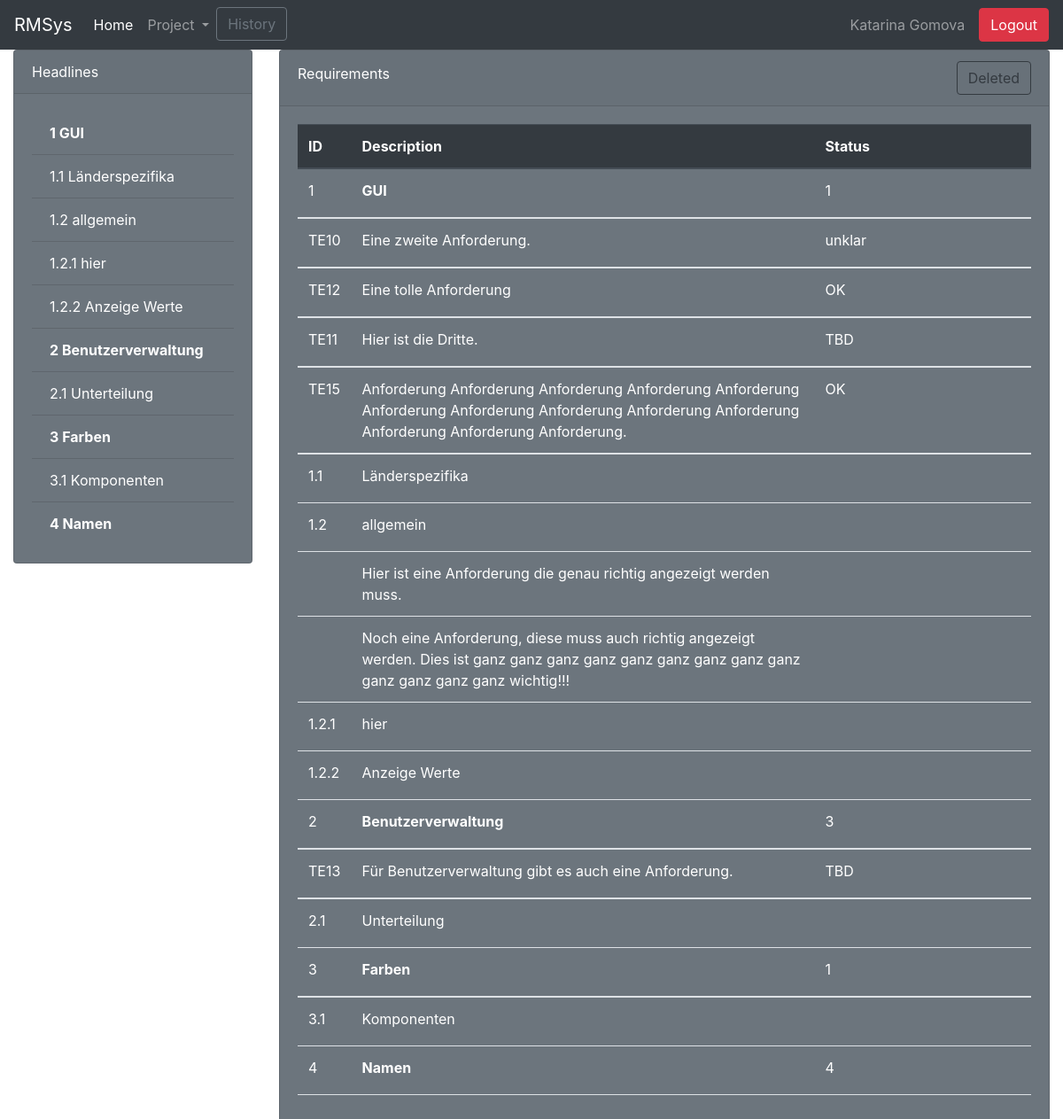
/ (signed in), run on the app's committed database.
### tables this page shows
CREATE TABLE `requirements` (
  `requirementsId` int(11) NOT NULL AUTO_INCREMENT,
  `numericalOrder` int(11) NOT NULL,
  `parentId` int(11) NOT NULL,
  `description` text NOT NULL,
  `comments` text,
  `creationDateTime` timestamp NOT NULL DEFAULT CURRENT_TIMESTAMP,
  `requirementsStatusId` int(11) DEFAULT NULL,
  `progress` int(11) DEFAULT NULL,
  `userId` int(11) DEFAULT NULL,
  `projectId` int(11) DEFAULT NULL,
  `requirementsTypId` int(11) DEFAULT NULL,
  `deleted` int(1) DEFAULT NULL,
  PRIMARY KEY (`requirementsId`),
  KEY `requirementsStatusId` (`requirementsStatusId`),
  KEY `userId` (`userId`),
  KEY `projectId` (`projectId`),
  KEY `requirementsTypId` (`requirementsTypId`),
  CONSTRAINT `requirements_ibfk_1` FOREIGN KEY (`requirementsStatusId`) REFERENCES `requirementsstatus` (`requirementsstatusid`),
  CONSTRAINT `requirements_ibfk_3` FOREIGN KEY (`userId`) REFERENCES `usermanagement` (`userid`),
  CONSTRAINT `requirements_ibfk_4` FOREIGN KEY (`projectId`) REFERENCES `project` (`projectid`),
  CONSTRAINT `requirements_ibfk_5` FOREIGN KEY (`requirementsTypId`) REFERENCES `requirementstyp` (`requirementstypid`)
);

CREATE TABLE `requirementsstatus` (
  `requirementsStatusId` int(11) NOT NULL AUTO_INCREMENT,
  `requirementsStatusName` varchar(20) DEFAULT NULL,
  PRIMARY KEY (`requirementsStatusId`)
);

### dbfunctions.php (the view, shortened to what this page needs)
<?php
    function headlineList() {
        global $conn;
        global $projectId;
        echo "<div class='list-group list-group-flush headline-list'>";
        $results = $conn->query("SELECT *
                                FROM requirements
                                Where projectId = {$projectId}
                                AND parentId = 0
                                AND requirementsTypId = 1
                                ORDER BY numericalOrder;");
        if ($results->num_rows) {
            foreach ($results as $result) {
                echo "<button type='button' class='list-group-item list-group-item-action'><b>".
                        $result['numericalOrder']."  ".$result['description'].
                    "</b></button>";
                $child_result = $conn->query("SELECT *
                                                FROM requirements
                                                WHERE projectId = {$projectId}
                                                AND parentId = {$result['requirementsId']}
                                                AND requirementsTypId = 1
                                                ORDER BY numericalOrder;");
                foreach ($child_result as $child) {
                    echo "<button type='button' class='list-group-item list-group-item-action'>".
                                $result['numericalOrder'].".".$child['numericalOrder']."  ".$child['description'].
                        "</button>";
                    $child_child_result = $conn->query("SELECT *
                                                        FROM requirements
                                                        WHERE projectId = {$projectId}
                                                        AND parentId = {$child['requirementsId']}
                                                        AND requirementsTypId = 1
                                                        ORDER BY numericalOrder;");
                    foreach ($child_child_result as $child_child) {
                        echo "<button type='button' class='list-group-item list-group-item-action'>".
                                $result['numericalOrder'].".".$child['numericalOrder'].".".$child_child['numericalOrder']."  ".$child_child['description'].
                            "</button>";
                    }
                }
            }
        } else {
            echo "No entries";
        }
        echo "</div>";
    }
    function hiddenRow($dbDaten, $prefix) {
    echo "<tr>
            <td colspan='6' class='hiddenRow noHover'>
                <div id='{$prefix}{$dbDaten['requirementsId']}' class='collapse'>";
                    echo "
                        <div class='card text-white bg-secondary border-dark'>
                            <div class='card-body'>
                                <div>
                                    <label for=''>Progress</label>
                                    <div class='progress'>
                                        <div class='progress-bar' role='progressbar' style='width: 25%;' aria-valuenow='25' aria-valuemin='0' aria-valuemax='100'>25%</div>
                                    </div>
                                </div>
                                <div>
                                    <label for='disabledTextarea'>Comment</label>
                                    <textarea disabled class='form-control' id='disabledTextarea' rows='2'>{$dbDaten['comments']}</textarea>
                                </div>
                            </div>
                        </div>
                </div>
            </td>
        </tr>";
        return;
    }
    function getRequirements() {
        global $conn;
        global $projectId;
        $results = $conn->query("SELECT *
                                FROM requirements
                                WHERE projectId = {$projectId}
                                AND parentId = 0
                                AND requirementsTypId = 1
                                ORDER BY numericalOrder;");
        if ($results->num_rows) {
            foreach ($results as $result) {
                echo "<tr data-toggle='collapse' data-target='#{$_SESSION['prefix']}{$result['requirementsId']}'>
                        <td>".$result['numericalOrder']."</td>
                        <td><b>".$result['description']."</b></td>
                        <td>".$result['requirementsStatusId']."</td>
                        <td></td>
                        <td>";
                echo    "</td>
                        <td></td>
                    </tr>";
                    hiddenRow($result, $_SESSION['prefix']);
                $firstResReq = $conn->query("SELECT *
                                                FROM requirements
                                                LEFT JOIN requirementsstatus AS stat
                                                ON (requirements.requirementsStatusId = stat.requirementsStatusId)
                                                WHERE projectId = {$projectId}
                                                AND parentId = {$result['requirementsId']}
                                                AND requirementsTypId = 2
                                                ORDER BY numericalOrder;");
                foreach ($firstResReq as $firstReq) {
                    echo "<tr data-toggle='collapse' data-target='#{$_SESSION['prefix']}{$firstReq['requirementsId']}'>
                            <td>{$_SESSION['prefix']}{$firstReq['requirementsId']}</td>
                            <td>".$firstReq['description']."</td>
                            <td>{$firstReq['requirementsStatusName']}</td>
                            <td>";
                    echo    "</td>
                            <td>";
                    echo    "</td>
                            <td>";
                    echo   "</td>
                        </tr>";
                }
                $child_result = $conn->query("SELECT *
                                                FROM requirements
                                                WHERE projectId = {$projectId}
                                                AND parentId = {$result['requirementsId']}
                                                AND requirementsTypId = 1
                                                ORDER BY numericalOrder;");
                foreach ($child_result as $child) {
                    echo "<tr>
                            <td>".$result['numericalOrder'].".".$child['numericalOrder']."</td>
                            <td>".$child['description']."</td>
                            <td></td>
                            <td></td>
                            <td>";
                    echo " </td>
                            <td></td>
                        </tr>";
                    $secResReq = $conn->query("SELECT *
                                                FROM requirements
                                                WHERE projectId = {$projectId}
                                                AND parentId = {$child['requirementsId']}
                                                AND requirementsTypId = 2
                                                ORDER BY numericalOrder;");
                    foreach ($secResReq as  $secReq) {
                        echo "<tr>
                                <td>
                                </td>
                                <td>".$secReq['description']."</td>
                                <td></td>
                                <td></td>
                                <td>";
                        echo   "</td>
                                <td>";
                        echo   "</td>
                            </tr>";
                    }
                    $child_child_result = $conn->query("SELECT *
                                                        FROM requirements
                                                        WHERE projectId = {$projectId}
                                                        AND parentId = {$child['requirementsId']}
                                                        AND requirementsTypId = 1
                                                        ORDER BY numericalOrder;");
                    foreach ($child_child_result as $child_child) {
                        echo "<tr>
                                <td>".$result['numericalOrder'].".".$child['numericalOrder'].".".$child_child['numericalOrder']."</td>
                                <td>".$child_child['description']."</td>
                                <td></td>
                                <td></td>
                                <td>";
                        echo   "</td>
                                <td></td>
                            </tr>";
                    }
                }
            }
        } else {
            echo "<tr><td colspan='6'>No entries</td></tr>";
        }
    }
?>

### index.php (shortened to what this page needs)
<?php
	if (isset($_GET['saveSelectedProject'])) {
		$projectId= $_GET['selectValFromProject'];
	} else {
		$projectId = 1;
	}
	require_once('dbconn.php');
	require_once("dbfunctions.php");
	$site = (isset($_GET['site']))?$_GET['site']:NULL;
	$loggedIn = isset($_SESSION['username']);
?>
<!doctype html>
<html lang="en">
	<head>
		<link rel="stylesheet" href="node_modules/bootstrap/dist/css/bootstrap.css">
		<link rel="stylesheet" href="node_modules/font-awesome/css/font-awesome.css">
		<link rel="stylesheet" href="style.css">
	</head>
	<body>
		<?php
			require_once("header.php");
		?>
		<div class="container-fluid">
			<?php
				if(!isset($site) && $loggedIn) $site="startpage";
				else $site="login";
				$invalide = array('/', '/\/', ':', '.');
				$site = str_replace($invalide, ' ', $site);
				include($site.".php");
			?>
		</div>
	</body>
</html>

### header.php (shortened to what this page needs)
<?php
    if ($loggedIn) {
?>
    <nav class="navbar sticky-top navbar-expand-lg navbar-dark bg-dark">
        <a class="navbar-brand" href="index.php">RMSys</a>
        <div class="collapse navbar-collapse" id="navbar">
            <ul class="navbar-nav mr-auto">
                <li class="nav-item active">
                    <a class="nav-link" href="index.php">Home</a>
                </li>
                <li class="nav-item dropdown">
                    <a class="nav-link dropdown-toggle" href="#" id="navbarDropdown" role="button" data-toggle="dropdown">
                    Project
                    </a>
                </li>
                <li class="nav-item">
                    <button type="button" class="btn btn-outline-secondary" data-toggle="modal" data-target="#showHistory">History</button>
                </li>
            </ul>
            <span class="navbar-text">
                <?php
                    if ($_SESSION['username'] == 'admin') {
                        echo $_SESSION['username'];
                    }
                    else {
                        echo $_SESSION['firstName']." ".$_SESSION['lastName'];
                    }
                ?>
            </span>
            <form class="form-inline my-2 my-lg-0" action="" method="POST">
                <button class="btn btn-danger" type="submit" name="logout">Logout</button>
            </form>
        </div>
    </nav>
<?php
    }
?>

### startpage.php
<div class="row">
    <div class="col col-md-3 col-lg-3 ">
        <div class="card text-white bg-secondary mb-3">
            <div class="card-header">Headlines</div>
            <div id="headline" class="card-body">
                <?php
                    headlineList();
                ?>
            </div>
        </div>
    </div>
    <div class="col col-lg-9">
        <div class="card text-white bg-secondary">
            <div class="card-header">
                <div class="row">
                    <div class="col">
                        <span class="align-middle">Requirements</span>
                    </div>
                    <div class="col text-right">
                        <button type="button" class="btn btn-outline-dark" data-toggle="modal" data-target="#showDeletedReq">
                            Deleted
                        </button>
                    </div>
                </div>
            </div>
            <div id="req" class="card-body">
                <table id="mytableofrows" class="table table-hover">
                    <thead class="thead-dark">
                        <tr>
                            <th>ID</th>
                            <th>Description</th>
                            <th>Status</th>
                            <th></th>
                            <th></th>
                            <th></th>
                        </tr>
                    </thead>
                    <tbody>
                        <?php
                            getRequirements();
                        ?>
                    </tbody>
                </table>
            </div>
        </div>
    </div>
</div>

### style.css (style rules this page uses)
.hiddenRow { padding: 0 !important; }
.noHover { background: none; }
.navbar-text { padding-right: 1rem; }
.headline-list button { background-color: #6c757d !important; color: white; }
table#mytableofrows thead { z-index: 100; top: 3.5em; position: sticky; }
#mytableofrows { color: white; }

### data on the page
requirements: numericalOrder "1", description "GUI", requirementsStatusId "1"
requirements: numericalOrder "1", description "Länderspezifika"
requirements: numericalOrder "2", description "allgemein"
requirements: numericalOrder "1", description "hier"
requirements: numericalOrder "2", description "Anzeige Werte"
requirements: numericalOrder "2", description "Benutzerverwaltung", requirementsStatusId "3"
requirements: numericalOrder "1", description "Unterteilung"
requirements: numericalOrder "3", description "Farben", requirementsStatusId "1"
requirements: numericalOrder "1", description "Komponenten"
requirements: numericalOrder "4", description "Namen", requirementsStatusId "4"
requirements: requirementsId "10", description "Eine zweite Anforderung.", requirementsStatusId.requirementsStatusName "unklar"
requirements: requirementsId "12", description "Eine tolle Anforderung", requirementsStatusId.requirementsStatusName "OK"
requirements: requirementsId "11", description "Hier ist die Dritte.", requirementsStatusId.requirementsStatusName "TBD"
requirements: requirementsId "15", description "Anforderung Anforderung Anforderung Anforderung Anforderung Anforderung Anforderung Anforderung Anforderung Anforderung Anforderung Anforderung Anforderung.", requirementsStatusId.requirementsStatusName "OK"
requirements: description "Hier ist eine Anforderung die genau richtig angezeigt werden muss."
requirements: description "Noch eine Anforderung, diese muss auch richtig angezeigt werden. Dies ist ganz ganz ganz ganz ganz ganz ganz ganz ganz ganz ganz ganz ganz wichtig!!!"
requirements: requirementsId "13", description "Für Benutzerverwaltung gibt es auch eine Anforderung.", requirementsStatusId.requirementsStatusName "TBD"

### other printed values
$_SESSION['firstName'] "Katarina"
$_SESSION['lastName'] "Gomova"
